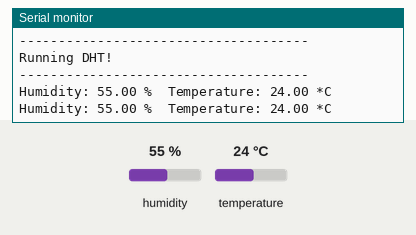
Bench run of a sketch on a simulated Arduino Uno, built with avr-gcc and run on an emulated ATmega328P. Shown: the last lines printed to the serial monitor. Inputs (shaded band) come from the test bench; at power-on: humidity 55 %, temperature 24 °C.

Above: at 5.0 s.
5.1 s: humidity set to 22 %
At 7.5 s:
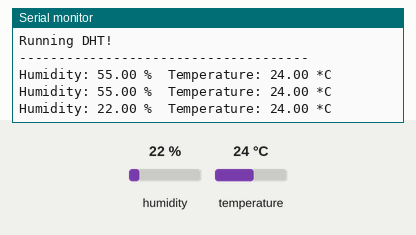
8.2 s: temperature set to 12 °C
At 10.0 s:
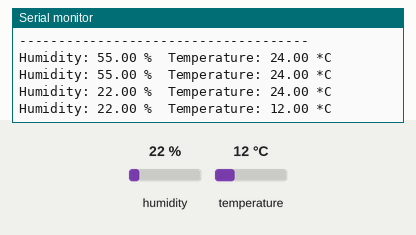
11.3 s: humidity set to 40 %
At 13.8 s:
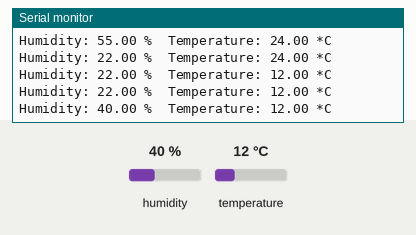
Timing chart, 0 to 15.3 s (numbered marks = the images above; inputs shaded):
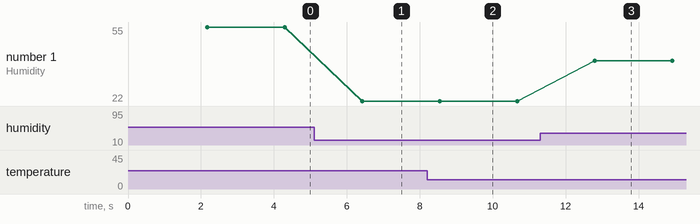

Measured:
- after the input at 5.1 s, the serial monitor: prints a new line after 1.3 s (image 1)
- after the input at 8.2 s, the serial monitor: prints a new line after 0.34 s (image 2)
- after the input at 11.3 s, the serial monitor: prints a new line after 1.5 s (image 3)
- plotted number 1: 55 → 22 after the input at 5.1 s, 22 → 40 after the input at 11.3 s

The sketch:

sketch_jul30a.ino
```cpp
#include "DHT.h"

#define DHTPIN 0    // esp8266 D2 pin map as 4 in Arduino IDE
#define DHTTYPE DHT11   // there are multiple kinds of DHT sensors
#define GND_SEN 4
DHT dht(DHTPIN, DHTTYPE);

void setup() {
  Serial.begin(9600);
  Serial.setTimeout(2000);

  // Wait for serial to initialize.
  while(!Serial) { }

  dht.begin();

  Serial.println("Device Started");
  Serial.println("-------------------------------------");
  Serial.println("Running DHT!");
  Serial.println("-------------------------------------");

}

int timeSinceLastRead = 0;
void loop() {
pinMode(GND_SEN,OUTPUT);


  // Report every 2 seconds.
  if(timeSinceLastRead > 2000) {
    // Reading temperature or humidity takes about 250 milliseconds!
    // Sensor readings may also be up to 2 seconds 'old' (its a very slow sensor)
    float h = dht.readHumidity();
    // Read temperature as Celsius (the default)
    float t = dht.readTemperature();
    // Read temperature as Fahrenheit (isFahrenheit = true)
    float f = dht.readTemperature(true);

    // Check if any reads failed and exit early (to try again).
    if (isnan(h) || isnan(t) || isnan(f)) {
      Serial.println("Failed to read from DHT sensor!");
      timeSinceLastRead = 0;
      return;
    }

    // Compute heat index in Fahrenheit (the default)
    float hif = dht.computeHeatIndex(f, h);
    // Compute heat index in Celsius (isFahreheit = false)
    float hic = dht.computeHeatIndex(t, h, false);

    Serial.print("Humidity: ");
    Serial.print(h);
    Serial.print(" %\t");
    Serial.print("Temperature: ");
    Serial.print(t);
    Serial.println(" *C ");


    timeSinceLastRead = 0;
  }
  delay(100);
  timeSinceLastRead += 100;
}
```
